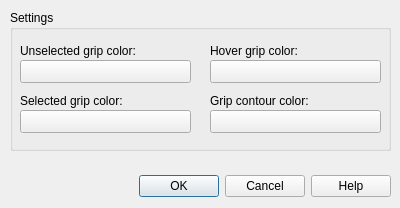
<?xml version="1.0" encoding="UTF-8"?>
<ui version="4.0">
    <class>GripColor_Dialog</class>
    <widget class="QDialog" name="GripColor_Dialog">
        <property name="geometry">
            <rect>
                <x>0</x>
                <y>0</y>
                <width>400</width>
                <height>208</height>
            </rect>
        </property>
        <property name="minimumSize">
            <size>
                <width>400</width>
                <height>208</height>
            </size>
        </property>
        <property name="maximumSize">
            <size>
                <width>400</width>
                <height>208</height>
            </size>
        </property>
        <property name="windowTitle">
            <string>QAD - Grip colors</string>
        </property>
        <widget class="QDialogButtonBox" name="buttonBox">
            <property name="geometry">
                <rect>
                    <x>60</x>
                    <y>170</y>
                    <width>331</width>
                    <height>32</height>
                </rect>
            </property>
            <property name="orientation">
                <enum>Qt::Horizontal</enum>
            </property>
            <property name="standardButtons">
                <set>QDialogButtonBox::Cancel|QDialogButtonBox::Help|QDialogButtonBox::Ok</set>
            </property>
        </widget>
        <widget class="QGroupBox" name="groupBox">
            <property name="geometry">
                <rect>
                    <x>10</x>
                    <y>10</y>
                    <width>381</width>
                    <height>141</height>
                </rect>
            </property>
            <property name="title">
                <string>Settings</string>
            </property>
            <widget class="QLabel" name="label">
                <property name="geometry">
                    <rect>
                        <x>10</x>
                        <y>30</y>
                        <width>171</width>
                        <height>21</height>
                    </rect>
                </property>
                <property name="text">
                    <string>Unselected grip color:</string>
                </property>
            </widget>
            <widget class="QLabel" name="label_2">
                <property name="geometry">
                    <rect>
                        <x>200</x>
                        <y>30</y>
                        <width>171</width>
                        <height>21</height>
                    </rect>
                </property>
                <property name="text">
                    <string>Hover grip color:</string>
                </property>
            </widget>
            <widget class="QLabel" name="label_3">
                <property name="geometry">
                    <rect>
                        <x>10</x>
                        <y>80</y>
                        <width>171</width>
                        <height>21</height>
                    </rect>
                </property>
                <property name="text">
                    <string>Selected grip color:</string>
                </property>
            </widget>
            <widget class="QLabel" name="label_4">
                <property name="geometry">
                    <rect>
                        <x>200</x>
                        <y>80</y>
                        <width>171</width>
                        <height>21</height>
                    </rect>
                </property>
                <property name="text">
                    <string>Grip contour color:</string>
                </property>
            </widget>
            <widget class="QPushButton" name="unselectedGripColorDummy">
                <property name="geometry">
                    <rect>
                        <x>10</x>
                        <y>50</y>
                        <width>171</width>
                        <height>23</height>
                    </rect>
                </property>
                <property name="text">
                    <string/>
                </property>
            </widget>
            <widget class="QPushButton" name="selectedGripColorDummy">
                <property name="geometry">
                    <rect>
                        <x>10</x>
                        <y>100</y>
                        <width>171</width>
                        <height>23</height>
                    </rect>
                </property>
                <property name="text">
                    <string/>
                </property>
            </widget>
            <widget class="QPushButton" name="hoverGripColorDummy">
                <property name="geometry">
                    <rect>
                        <x>200</x>
                        <y>50</y>
                        <width>171</width>
                        <height>23</height>
                    </rect>
                </property>
                <property name="text">
                    <string/>
                </property>
            </widget>
            <widget class="QPushButton" name="contourGripColorDummy">
                <property name="geometry">
                    <rect>
                        <x>200</x>
                        <y>100</y>
                        <width>171</width>
                        <height>23</height>
                    </rect>
                </property>
                <property name="text">
                    <string/>
                </property>
            </widget>
        </widget>
    </widget>
    <resources/>
    <connections>
        <connection>
            <sender>buttonBox</sender>
            <signal>rejected()</signal>
            <receiver>GripColor_Dialog</receiver>
            <slot>reject()</slot>
            <hints>
                <hint type="sourcelabel">
                    <x>316</x>
                    <y>260</y>
                </hint>
                <hint type="destinationlabel">
                    <x>286</x>
                    <y>207</y>
                </hint>
            </hints>
        </connection>
        <connection>
            <sender>buttonBox</sender>
            <signal>helpRequested()</signal>
            <receiver>GripColor_Dialog</receiver>
            <slot>ButtonHELP_Pressed()</slot>
            <hints>
                <hint type="sourcelabel">
                    <x>142</x>
                    <y>183</y>
                </hint>
                <hint type="destinationlabel">
                    <x>135</x>
                    <y>207</y>
                </hint>
            </hints>
        </connection>
        <connection>
            <sender>buttonBox</sender>
            <signal>accepted()</signal>
            <receiver>GripColor_Dialog</receiver>
            <slot>ButtonBOX_Accepted()</slot>
            <hints>
                <hint type="sourcelabel">
                    <x>168</x>
                    <y>185</y>
                </hint>
                <hint type="destinationlabel">
                    <x>123</x>
                    <y>207</y>
                </hint>
            </hints>
        </connection>
    </connections>
    <slots>
        <slot>ButtonBOX_Accepted()</slot>
        <slot>ButtonHELP_Pressed()</slot>
    </slots>
</ui>
